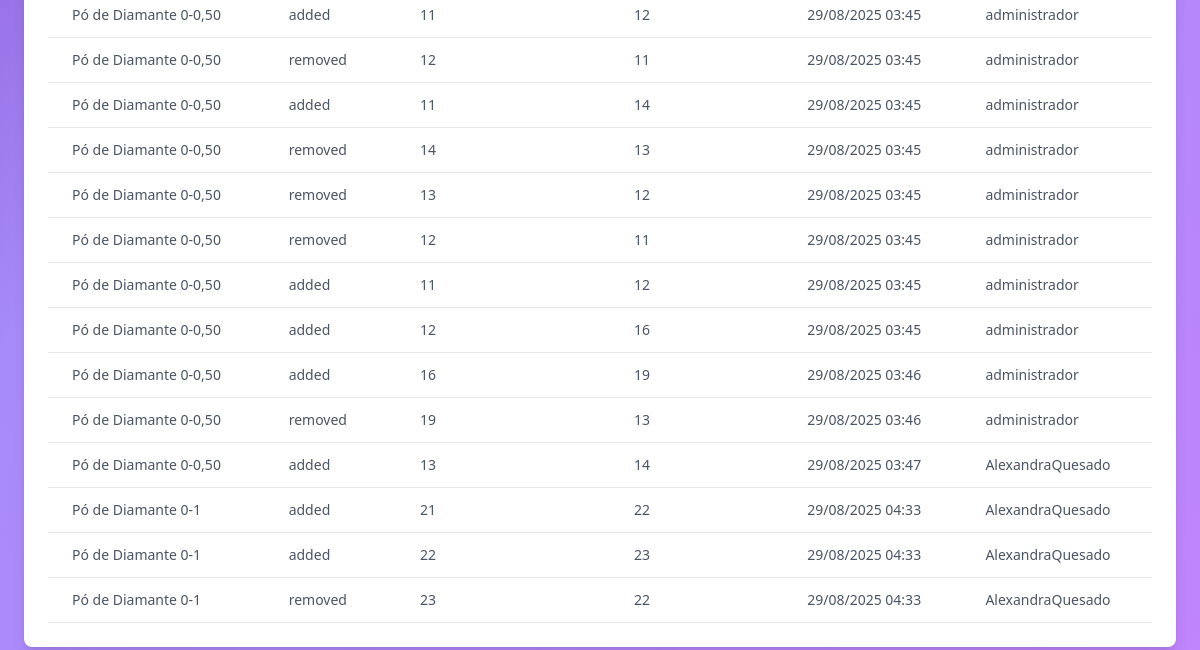
The app's page /listar_update_pos/ (lower part), older data.
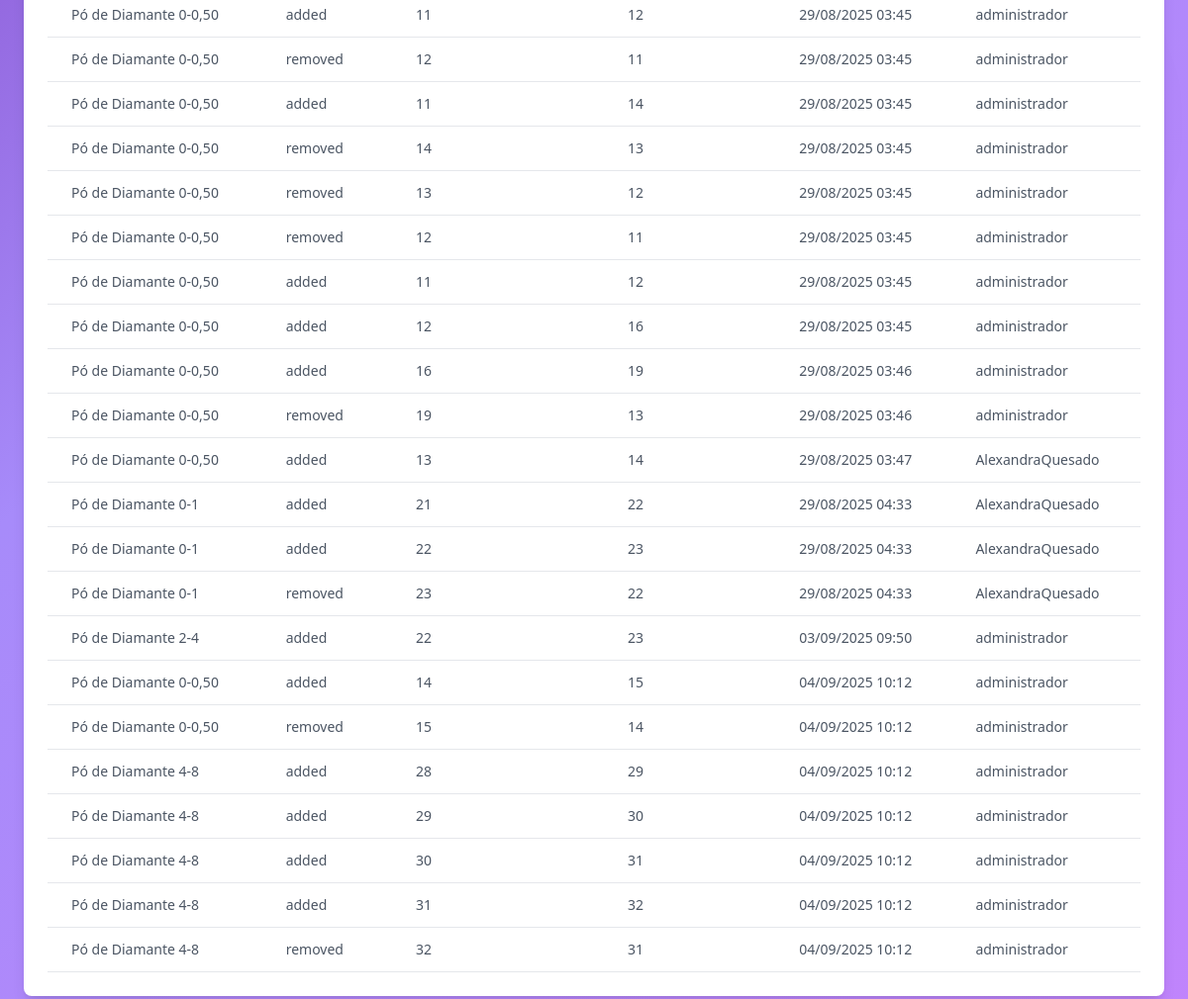
The same page, newer data.
### management/models.py (models this page shows, shortened)
class updatePo(models.Model):
    ACTION_CHOICES = [
        ('added', 'Added'),
        ('removed', 'Removed'),
    ]
    po = models.ForeignKey(Po, on_delete=models.CASCADE)
    previous_quantity = models.PositiveIntegerField()
    new_quantity = models.PositiveIntegerField()
    user = models.ForeignKey(User, on_delete=models.SET_NULL, null=True)
    action = models.CharField(max_length=10, choices=ACTION_CHOICES)
    date_updated = models.DateTimeField(auto_now=True)  # <- você só precisa deste

class Po(models.Model):
    reference_choices = [
        ('0-0,25', '0-0,25'),
        ('0-0,50', '0-0,50'),
        ('0-1', '0-1'),
        ('0-2', '0-2'),
        ('2-4', '2-4'),
        ('4-8', '4-8'),
        ('6-12', '6-12'),
        ('10-20', '10-20'),
        ('20-40', '20-40'),
        ('40-60', '40-60'),
        ('60-80', '60-80'),
        ('2-6', '2-6'),
        ('5-10', '5-10'),
        ('0-0,20', '0-0,20'),
    ]
    product = models.CharField(max_length=40, default='Pó de Diamante')
    reference = models.CharField(max_length=10, choices=reference_choices)
    min_stock = models.IntegerField()
    quantity = models.IntegerField()
    fornecedor = models.ForeignKey(Fornecedor, on_delete=models.CASCADE, null=True, blank=True)
    date_added = models.DateTimeField(auto_now_add=True)
    updated_at = models.DateTimeField(auto_now=True)
    user = models.ForeignKey(User, on_delete=models.CASCADE, null=True, blank=True)
    def __str__(self):
        return f"{self.product} {self.reference}"

### management/views.py (the view)
# urls.py: path('listar_update_pos/', views.listar_updates, name='listar_update_pos'),
def listar_updates(request):
    updates = updatePo.objects.all()
    return render(request, 'management/listar_update_pos.html', {'updates': updates})

### management/templates/management/listar_update_pos.html (shortened to what this page needs)
{% extends 'management/base.html' %}
{% load static %}
{% block content %}
<div class="overflow-x-auto w-full max-w-7xl bg-white rounded-lg shadow-lg p-6">
    <table id="poupdateTable" class=min-w-full table-auto">
        <tbody class="text-gray-600 text-sm font-light">
            {% for at in updates %}
            <tr class="border-b border-gray-200 hover:bg-gray-100">
                <td class="py-3 px-6 text-left">
                    {{ at.po }}
                </td>
                <td class="py-3 px-6 text-left">
                    {{ at.action }}
                </td>
                <td class="py-3 px-6 text-left">
                    {{ at.previous_quantity }}
                </td>
                <td class="py-3 px-6 text-left">
                    {{ at.new_quantity }}
                </td>
                <td class="py-3 px-6 text-left">
                    {{ at.date_updated|date:"d/m/Y H:i" }}
                </td>
                <td class="py-3 px-6 text-left">
                    {{ at.user.username }}
                </td>
            </tr>
            {% empty %}
            <tr>
                <td colspan="6" class="py-3 px-6 text-center">Nenhum pó encontrado.</td>
            </tr>
            {% endfor %}
        </tbody>
{% endblock %}

Row changes from the older to the newer data that the page shows:
added updatePo: po "Pó de Diamante 2-4", action "added", previous_quantity "22", new_quantity "23", date_updated "03/09/2025 09:50", user.username "administrador"
added updatePo: po "Pó de Diamante 0-0,50", action "added", previous_quantity "14", new_quantity "15", date_updated "04/09/2025 10:12", user.username "administrador"
added updatePo: po "Pó de Diamante 0-0,50", action "removed", previous_quantity "15", new_quantity "14", date_updated "04/09/2025 10:12", user.username "administrador"
added updatePo: po "Pó de Diamante 4-8", action "added", previous_quantity "28", new_quantity "29", date_updated "04/09/2025 10:12", user.username "administrador"
added updatePo: po "Pó de Diamante 4-8", action "added", previous_quantity "29", new_quantity "30", date_updated "04/09/2025 10:12", user.username "administrador"
added updatePo: po "Pó de Diamante 4-8", action "added", previous_quantity "30", new_quantity "31", date_updated "04/09/2025 10:12", user.username "administrador"
added updatePo: po "Pó de Diamante 4-8", action "added", previous_quantity "31", new_quantity "32", date_updated "04/09/2025 10:12", user.username "administrador"
added updatePo: po "Pó de Diamante 4-8", action "removed", previous_quantity "32", new_quantity "31", date_updated "04/09/2025 10:12", user.username "administrador"
